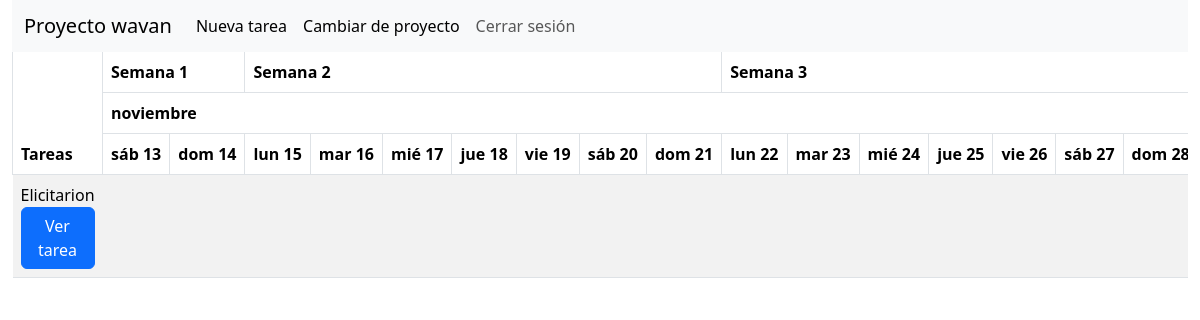
/proyectos/3/gantt/ (signed in), run on the app's committed database.
### proyectos/models.py (models this page shows, shortened)
class Proyecto(models.Model):
    nombre_proyecto = models.CharField(max_length=100)
    usuarios = models.ManyToManyField(User, through='ProyectoUsuario')

### diagrama_gantt/models.py (models this page shows)
class Tarea(models.Model):
    proyecto = models.ForeignKey(Proyecto, on_delete=models.CASCADE)
    nombre_tarea = models.CharField(max_length=100)
    descripcion = models.CharField(max_length=500, blank=True, null=True)
    fecha_inicial = models.DateField()
    fecha_limite = models.DateField()
    esta_completado = models.BooleanField()
    def es_critica(self, fecha_actual=datetime.now().date()):
        tiempo_restante = self.fecha_limite - fecha_actual
        return (0 <= tiempo_restante.days <= 7) and not self.esta_completado
    def obtener_estado(self, fecha_actual=datetime.now().date()):
        if self.esta_completado:
            return 'completado'
        elif fecha_actual < self.fecha_inicial:
            return 'pendiente'
        elif self.es_critica(fecha_actual):
            return 'crítico'
        elif fecha_actual > self.fecha_limite:
            return 'atrasado'
        else:
            return 'en-progreso'
    def obtener_color(self, fecha_actual=datetime.now().date()):
        return Estado.objects.get(nombre_estado=self.obtener_estado(fecha_actual)).color_estado

### diagrama_gantt/views.py (the view)
# urls.py: path('', views.acceso_tareas_guard, name='gantt'),
@login_required(login_url='login')
def acceso_tareas_guard(request, id_proyecto):
    proyecto = Proyecto.objects.get(id=id_proyecto)
    orquestador = ProyectoTareaController(proyecto)
    if orquestador.tiene_tareas():
        return index(request, id_proyecto)
    if request.user.has_perm('diagrama_gantt.add_tarea'):
        return redirect('crearTarea', id_proyecto)
    return HttpResponse(status=204)

### diagrama_gantt/models.py (called while the page is built)
    def tiene_tareas(self):
        return Tarea.objects.filter(proyecto=self.proyecto.id).count() > 0

### diagrama_gantt/templates/diagrama_gantt.html (shortened to what this page needs)
{% load bootstrap5 %}
<!DOCTYPE html>
<html lang="es">
<head>
    {% bootstrap_css %}
    {% load static %}
    <link rel="stylesheet" href="{% static 'styles_gantt.css' %}">
</head>
<body class="container-fluid">
<nav class="navbar navbar-expand-lg navbar-light bg-light">
    <div class="container-fluid">
        <a class="navbar-brand" href="#">{{ proyecto.nombre_proyecto }}</a>
        <div class="collapse navbar-collapse" id="navbarSupportedContent">
            <ul class="navbar-nav me-auto mb-2 mb-lg-0">
                {% if perms.diagrama_gantt.add_tarea %}
                <li>
                    <a class="nav-link active" aria-current="page" href={% url 'crearTarea' proyecto.id %}>Nueva tarea</a>
                </li>
                {% endif %}
                <li class="nav-item">
                    <a class="nav-link active" aria-current="page" href="#">Cambiar de proyecto</a>
                </li>
                <li class="nav-item">
                    <a class="nav-link" href="{% url 'cerrar_sesion' %}">Cerrar sesión</a>
                </li>
            </ul>
        </div>
    </div>
</nav>
<section class="container-fluid">
    <table class="table table-striped">
        <thead>
            <tr>
                <th id="tareas" scope="col" colspan="1" rowspan="3">Tareas</th>
                <th scope="col" colspan={{ colspan_semana_inicio }}>Semana 1</th>
                {% for value in semanas_intermedias %}
                    <th scope="col" colspan="7">Semana {{ value }}</th>
                {% endfor %}
            </tr>
            <tr>
                {% for value in meses_info %}
                    {% if value.fecha.month == hoy.month %}
                        <th scope="col" colspan={{ value.colspan }} class="hoy">{{ value.fecha | date:'F' }}</th>
                    {% else %}
                        <th scope="col" colspan={{ value.colspan }}>{{ value.fecha | date:'F' }}</th>
                    {% endif %}
                {% endfor %}
            </tr>
            <tr>
                {% for dia in lista_fechas %}
                    {% if dia == hoy %}
                        <th class="dia hoy">{{ dia | date:'D d' }}</th>
                    {% else %}
                        <th class="dia">{{ dia | date:'D d' }}</th>
                    {% endif %}
                {% endfor %}
            </tr>
        </thead>
        <tbody>
            {% for item in tareas %}
                <tr>
                    <td>
                        {{ item.tarea.nombre_tarea }}
                        <a class="btn btn-primary"
                            href={% url 'verTarea' id_proyecto=proyecto.id id_tarea=item.tarea.id %}>
                            Ver tarea
                        </a>
                    </td>
                    {% if item.dia_offset != 0 %}
                    <td colspan={{ item.dia_offset }}></td>
                    {% endif %}
                </tr>
            {% endfor %}
        </tbody>
    </table>
</section>
</body>
</html>

### diagrama_gantt/static/styles_gantt.css (style rules this page uses)
thead { background: white; position: sticky; top: 0; }
tr th { border-left: solid 1px rgb(222, 226, 230); border-right: solid 1px rgb(222, 226, 230); }
td:first-child { position: sticky; left: 0; background: white; z-index: 0 !important; }
#tareas { position: sticky; left: 0; top: 0 !important; background: white; z-index: 3; }
nav { height: 6.5vh; }
section { overflow: auto; height: 93.5vh; padding: 0 !important; }
.dia { white-space: nowrap }
td { vertical-align: middle; }

### data on the page
Proyecto: nombre_proyecto "Proyecto wavan"
Tarea: tarea.nombre_tarea "Elicitarion"

### other printed values
{{ value }} "2" "3"
{{ value.fecha | date:'F' }} "noviembre"
{{ dia | date:'D d' }} "sáb 13" "dom 14" "lun 15" "mar 16" "mié 17" "jue 18" "vie 19" "sáb 20" "dom 21" "lun 22" "mar 23" "mié 24" "jue 25" "vie 26" "sáb 27" "dom…"
